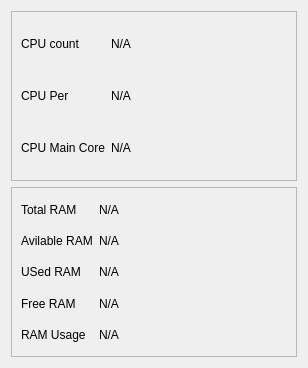
            <widget class="QWidget" name="cpu_and_memory">
             <layout class="QVBoxLayout" name="verticalLayout_4">
              <item>
               <widget class="QFrame" name="cpu_info_frame">
                <property name="frameShape">
                 <enum>QFrame::StyledPanel</enum>
                </property>
                <property name="frameShadow">
                 <enum>QFrame::Raised</enum>
                </property>
                <layout class="QGridLayout" name="gridLayout_2">
                 <item row="0" column="1">
                  <widget class="QLabel" name="cpu_count">
                   <property name="text">
                    <string>N/A</string>
                   </property>
                  </widget>
                 </item>
                 <item row="1" column="1">
                  <widget class="QLabel" name="cpu_per">
                   <property name="text">
                    <string>N/A</string>
                   </property>
                  </widget>
                 </item>
                 <item row="2" column="0">
                  <widget class="QLabel" name="label_17">
                   <property name="text">
                    <string>CPU Main Core</string>
                   </property>
                  </widget>
                 </item>
                 <item row="1" column="0">
                  <widget class="QLabel" name="label_15">
                   <property name="text">
                    <string>CPU Per</string>
                   </property>
                  </widget>
                 </item>
                 <item row="0" column="0">
                  <widget class="QLabel" name="label_13">
                   <property name="text">
                    <string>CPU count</string>
                   </property>
                  </widget>
                 </item>
                 <item row="2" column="1">
                  <widget class="QLabel" name="cpu_main_core">
                   <property name="text">
                    <string>N/A</string>
                   </property>
                  </widget>
                 </item>
                 <item row="0" column="2" rowspan="3">
                  <widget class="roundProgressBar" name="cpu_percentage" native="true">
                   <property name="minimumSize">
                    <size>
                     <width>150</width>
                     <height>150</height>
                    </size>
                   </property>
                   <property name="maximumSize">
                    <size>
                     <width>150</width>
                     <height>150</height>
                    </size>
                   </property>
                  </widget>
                 </item>
                </layout>
               </widget>
              </item>
              <item>
               <widget class="QFrame" name="ram_info_frame">
                <property name="frameShape">
                 <enum>QFrame::StyledPanel</enum>
                </property>
                <property name="frameShadow">
                 <enum>QFrame::Raised</enum>
                </property>
                <layout class="QGridLayout" name="gridLayout_3">
                 <item row="4" column="1">
                  <widget class="QLabel" name="ram_usage_2">
                   <property name="text">
                    <string>N/A</string>
                   </property>
                  </widget>
                 </item>
                 <item row="0" column="0">
                  <widget class="QLabel" name="label_19">
                   <property name="text">
                    <string>Total RAM</string>
                   </property>
                  </widget>
                 </item>
                 <item row="2" column="1">
                  <widget class="QLabel" name="used_ram">
                   <property name="text">
                    <string>N/A</string>
                   </property>
                  </widget>
                 </item>
                 <item row="0" column="1">
                  <widget class="QLabel" name="total_ram">
                   <property name="text">
                    <string>N/A</string>
                   </property>
                  </widget>
                 </item>
                 <item row="3" column="0">
                  <widget class="QLabel" name="label_23">
                   <property name="text">
                    <string>Free RAM</string>
                   </property>
                  </widget>
                 </item>
                 <item row="3" column="1">
                  <widget class="QLabel" name="free_ram">
                   <property name="text">
                    <string>N/A</string>
                   </property>
                  </widget>
                 </item>
                 <item row="1" column="1">
                  <widget class="QLabel" name="avilable_ram">
                   <property name="text">
                    <string>N/A</string>
                   </property>
                  </widget>
                 </item>
                 <item row="2" column="0">
                  <widget class="QLabel" name="label_22">
                   <property name="text">
                    <string>USed RAM</string>
                   </property>
                  </widget>
                 </item>
                 <item row="1" column="0">
                  <widget class="QLabel" name="label_21">
                   <property name="text">
                    <string>Avilable RAM</string>
                   </property>
                  </widget>
                 </item>
                 <item row="4" column="0">
                  <widget class="QLabel" name="label_24">
                   <property name="text">
                    <string>RAM Usage</string>
                   </property>
                  </widget>
                 </item>
                 <item row="0" column="2" rowspan="5">
                  <widget class="spiralProgressBar" name="ram_percentage" native="true">
                   <property name="minimumSize">
                    <size>
                     <width>150</width>
                     <height>150</height>
                    </size>
                   </property>
                   <property name="maximumSize">
                    <size>
                     <width>150</width>
                     <height>150</height>
                    </size>
                   </property>
                  </widget>
                 </item>
                </layout>
               </widget>
              </item>
             </layout>
            </widget>
